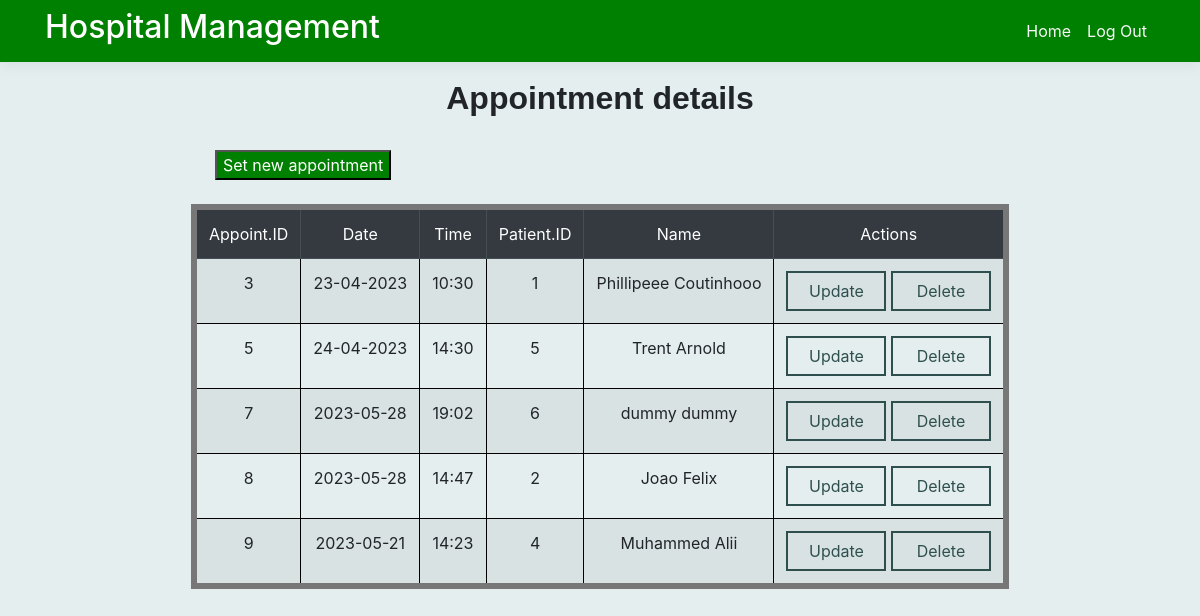
/manageAppointments.php, run on the app's committed database.
### tables this page shows
CREATE TABLE Appointment_details (
    appointment_id int,
    date text(255),
    time text(255),
    patient_id int,
    PRIMARY KEY (appointment_id),
    FOREIGN KEY (patient_id) REFERENCES Patient_details(patient_id)
);

CREATE TABLE Patient_details (
    patient_id int,
    fname text(255),
    lname text(255),
    datebirth text(255), symptoms text(255), diagnosis text(255), lab_test_result text(255),
    PRIMARY KEY (patient_id)
);

### manageAppointmentsSQL.php (called while the page is built)
<?php
function getAppointment()
{
    $db = new SQLITE3("C:\\xampp\\htdocs\\hospital_project\\hospital_database.db");
    $sql = "SELECT * FROM Appointment_details JOIN Patient_details ON Appointment_details.patient_id = Patient_details.patient_id";
    $stmt = $db->prepare($sql);
    $result = $stmt->execute();
    while ($row = $result->fetchArray()) {
        $arrayResult[] = $row;
    }
    return $arrayResult;
}

### manageAppointments.php (the view, shortened to what this page needs)
<?php require("innerNavbar.php");
include_once("manageAppointmentsSQL.php");
$user = getAppointment();
?>
<div class="container pb-5">
    <main role="main" class="pb-3">
        <h2 style="font-family: 'Trebuchet MS', sans-serif; text-align: center;"> <strong>Appointment details</strong> </h2>
        <br>
        <div style="display: flex; justify-content: center;">
            <a href="setAppointment.php"><button style="background-color: green; color: white; margin-left: -385px;">Set new appointment</button></a>
        </div>
        <br>
        <div class="row">
            <div class="col-14" style="margin: 0 auto;">
                <table class="table table-striped tableFrame">
                    <thead class="table-dark">
                        <td>Appoint.ID</td>
                        <td>Date</td>
                        <td>Time</td>
                        <td>Patient.ID</td>
                        <td>Name</td>
                        <td>Actions</td>
                    </thead>
                    <?php
                    for ($i = 0; $i < count($user); $i++) :
                    ?>
                        <tr>
                            <td><?php echo $user[$i]['appointment_id']; ?></td>
                            <td><?php echo $user[$i]['date'] ?></td>
                            <td><?php echo $user[$i]['time'] ?></td>
                            <td><?php echo $user[$i]['patient_id'] ?></td>
                            <td><?php echo $user[$i]['fname'] . ' ' . $user[$i]['lname']; ?></td>
                            <td>
                                <form action="actionAppointment/updateAppointment.php" method="get">
                                    <button type="submit" class="updatebuttonfortable">Update</button>
                                </form>
                                <form action="actionAppointment/deleteAppointment.php" method="get">
                                    <button type="submit" class="deletebuttonfortable">Delete</button>
                                </form>
                            </td>
                        </tr>
                    <?php endfor; ?>
                </table>
            </div>
        </div>
    </main>
</div>

### site.css (style rules this page uses)
a { color: #03d626; }
html { font-size: 14px; }
@media (min-width: 768px) { html { font-size: 16px; } }
html { position: relative; min-height: 100%; }
body { margin-bottom: 60px; }
.bgColor { background-color: #e4eeee; }
.container { min-height: 100%; }

### manageAppointments.php (style rules this page uses)
form { display: inline-block; }
td { border: 1px solid black; text-align: center; }
.tableFrame { border: 6px solid #777777; }
.updatebuttonfortable { background-color: transparent; color: darkslategrey; padding: 6px; border: 2px solid darkslategray; display: inline-block; width: 100px; height: 40px; }
.deletebuttonfortable { background-color: transparent; color: darkslategrey; padding: 6px; border: 2px solid darkslategray; display: inline-block; width: 100px; height: 40px; }

### data on the page
appointment_details: appointment_id "3", date "23-04-2023", time "10:30", patient.patient_id "1", patient.fname "Phillipeee", patient.lname "Coutinhooo"
appointment_details: appointment_id "5", date "24-04-2023", time "14:30", patient.patient_id "5", patient.fname "Trent", patient.lname "Arnold"
appointment_details: appointment_id "7", date "2023-05-28", time "19:02", patient.patient_id "6", patient.fname "dummy", patient.lname "dummy"
appointment_details: appointment_id "8", date "2023-05-28", time "14:47", patient.patient_id "2", patient.fname "Joao", patient.lname "Felix"
appointment_details: appointment_id "9", date "2023-05-21", time "14:23", patient.patient_id "4", patient.fname "Muhammed", patient.lname "Alii"
